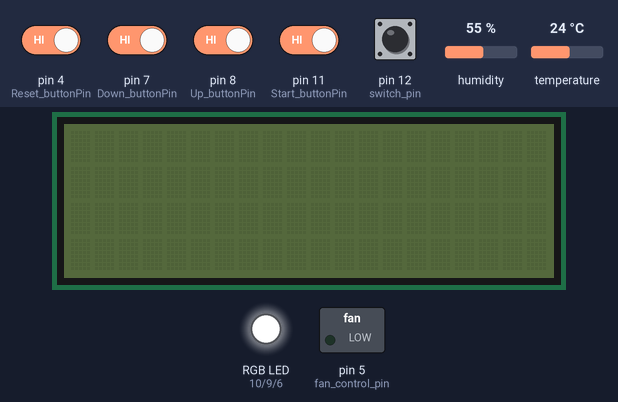
The sketch below on a simulated Arduino Uno, built with avr-gcc and run on an emulated ATmega328P. On the bench: 20×4 character LCD, switched loads named in the sketch (green lamp = pin HIGH), an RGB LED mixed from three pins (HIGH = lit). Inputs (shaded band) come from the test bench; at power-on: pin 4 (Reset_buttonPin), pin 7 (Down_buttonPin), pin 8 (Up_buttonPin), pin 11 (Start_buttonPin) HIGH, pin 12 (switch_pin) LOW, temperature 24 °C, humidity 55 %. What the sketch prints to the serial monitor is not drawn.

Above: at 1.2 s.
1.3 s: pin 12 (switch_pin) pulled HIGH for 0.15 s
At 1.43 s:
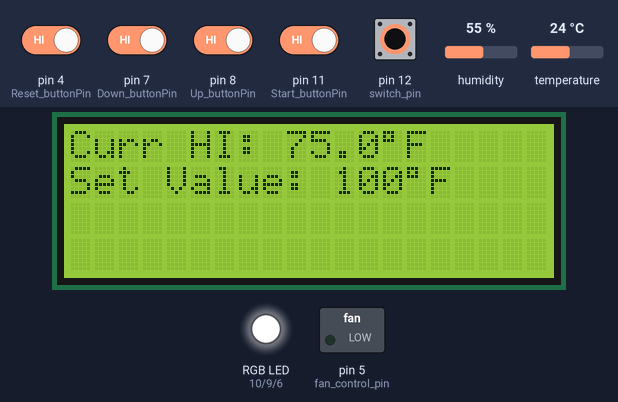
3.1 s: pin 4 (Reset_buttonPin) driven LOW and pin 7 (Down_buttonPin) driven LOW and pin 8 (Up_buttonPin) driven LOW and pin 11 (Start_buttonPin) driven LOW and pin 12 (switch_pin) driven HIGH
At 3.31 s:
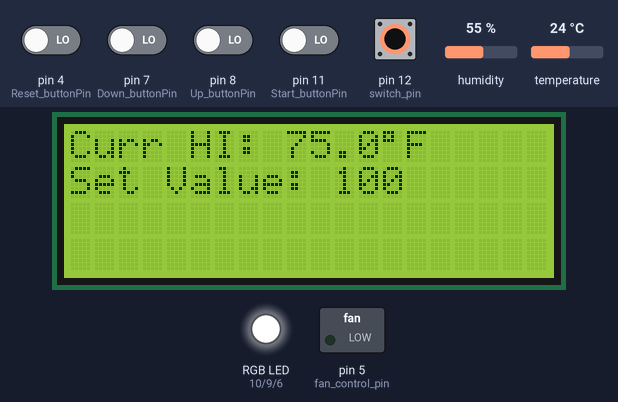
4.8 s: temperature set to 28 °C
At 5.8 s:
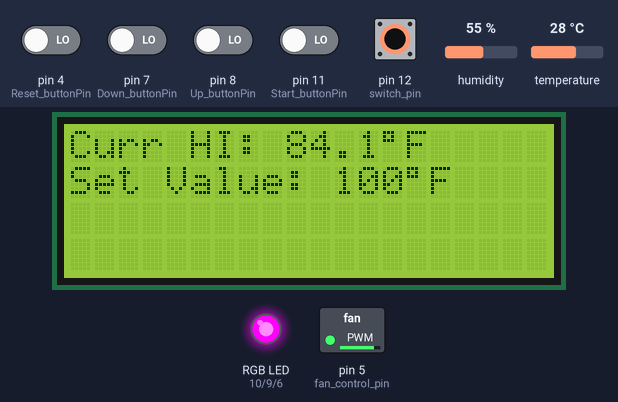
6.8 s: humidity set to 79 %
At 8.2 s:
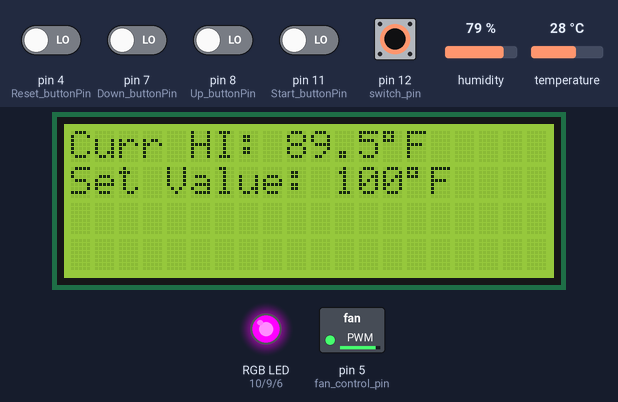
8.9 s: humidity set to 82 %
At 10.5 s:
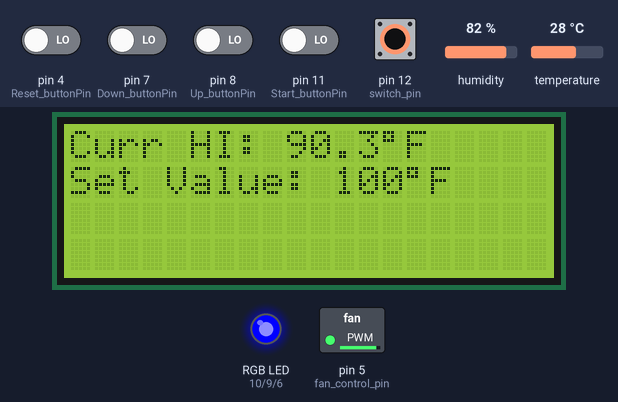
10.9 s: temperature set to 12 °C
At 12.8 s:
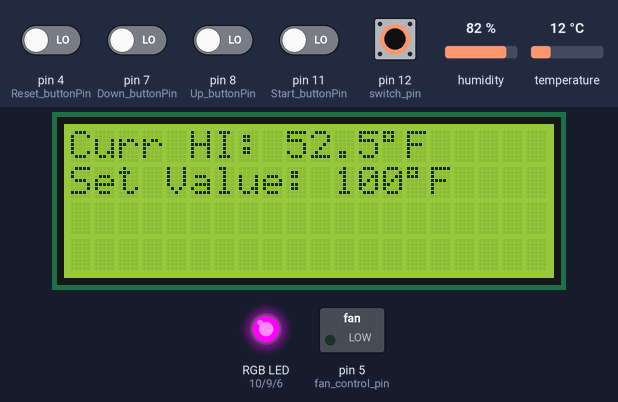
Timing chart, 0 to 13.9 s (numbered marks = the images above; inputs shaded):
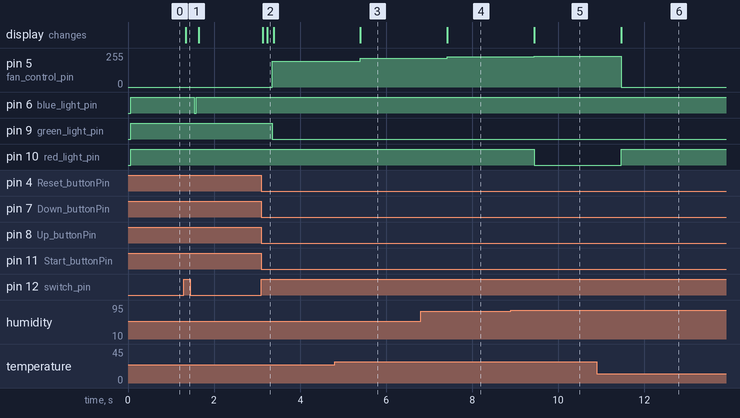

The sketch:

heat_index_controls_fan_speed.ino
```cpp
// DHT22 Temperature & Humidity Sensor Library
// Website: https://www.arduino.cc/reference/en/libraries/dht-sensor-library/
#include <DHT.h>
#include <Wire.h>

// LCD Display Screen (16x2) 12C Library
// Website: https://www.arduino.cc/reference/en/libraries/liquidcrystal-i2c/
#include <LiquidCrystal_I2C.h>

// Constant values (won't change)
#define DHTPIN 2     // Sensor Pin
#define DHTTYPE DHT22   // Define which sensor we are using (DHT 22)
DHT dht(DHTPIN, DHTTYPE);   // Initialize DHT sensor for Arduino

// Define which sensor we are using (DHT 22)
LiquidCrystal_I2C lcd(0x27,20,4);

// Pins for the RGB LED
#define red_light_pin 10
#define green_light_pin 9
#define blue_light_pin 6

// Pin for the switch
#define switch_pin 12

// Pin for the fan
const int fan_control_pin = 5;

// Pins for pushbuttons
const int  Up_buttonPin = 8;
const int  Down_buttonPin = 7;
const int  Reset_buttonPin = 4;
const int  Start_buttonPin = 11;

// Variables (will change)
int switchStat = 0;   // the switch state

float hum;  // Stores humidity value
float temp; // Stores temperature value as Celsius
float fah;  // Stores temperature value as Fahrenheit
float hif;  // Compute heat index in Fahrenheit (the default)

int hiMax;    // The maximum HI for the fan
int hiMin;    // The minimum HI for the fan
int fanSpeed; // Current fan speed

int buttonPushCounter = 100;   // Counter for the number of button presses

// Count buttons
int up_buttonState = 0;           // Current state of the Up button
int up_lastButtonState = 0;       // Previous state of the Up button
int down_buttonState = 0;         // Current state of the Down button
int down_lastButtonState = 0;     // Previous state of the Down button
bool countPress = false;          // Set Count function haven't been pressed yet

int reset_buttonState = 0;         // Current state of the Reset button
int reset_lastButtonState = 0;     // Previous state of the Reset button
bool resetPress = false;           // Set Reset function haven't been pressed yet

int start_buttonState = 0;         // Current state of the Start button
int start_lastButtonState = 0;     // Previous state of the Start button
bool startPress = false;           // Set Start function haven't been pressed yet

bool blinking = false;             // Set Blinking function haven't been called yet


void setup(){
  Serial.begin(9600);

  // sensor begin
  dht.begin();
  // initialize the lcd
  lcd.init();

  // declare push buttons as input
  pinMode(Up_buttonPin , INPUT_PULLUP);
  pinMode(Down_buttonPin , INPUT_PULLUP);
  pinMode(Reset_buttonPin , INPUT_PULLUP);
  pinMode(Start_buttonPin , INPUT_PULLUP);

  // declare the LED as output
  pinMode(red_light_pin, OUTPUT);
  pinMode(green_light_pin, OUTPUT);
  pinMode(blue_light_pin, OUTPUT);
  // turn off the LED
  digitalWrite(red_light_pin, HIGH);
  digitalWrite(green_light_pin, HIGH);
  digitalWrite(blue_light_pin, HIGH);

  // declare the toggle switch as input
  pinMode(switch_pin, INPUT);

  // declare the fan as output
  pinMode(fan_control_pin, OUTPUT);
  // turn off the fan
  digitalWrite(fan_control_pin, LOW);
}

void loop(){
    // read switch's state
    switchStat = digitalRead(switch_pin);

    //the switch turns on
    if (switchStat == HIGH){
      // Turn on the display:
      lcd.display();
      lcd.backlight();
      // Print current Heat Index to the LCD
      showCurrentHI();
      // Print the default input value to the LCD
      lcd.setCursor(0,1);
      lcd.print("Set Value: ");
      lcd.print(buttonPushCounter);
      lcd.print((char)223);
      lcd.print("F");

      // check if the Up and Down button are pressed
      checkUp();
      checkDown();
      if(countPress){
         countPress = false;
         // Print user input value to the LCD
         lcd.setCursor(11,1);
         lcd.print("     ");
         lcd.setCursor(11,1);
         lcd.print(buttonPushCounter);
      }

      // check if the Reset button are pressed
      checkReset();
      if(resetPress){
         resetPress = false;
         // Print the default input value to the LCD
         lcd.setCursor(11,1);
         lcd.print("     ");
         lcd.setCursor(11,1);
         lcd.print(buttonPushCounter);
      }

      // check if the Start button are pressed
      checkStart();
      if (startPress) {
        // turn on the fan
        turnOnFan();

        // LED stops blinking
        blinking = false;

        // LED stays on
        // Green Light
        if(hif < 90.0){
          digitalWrite(red_light_pin, HIGH);
          digitalWrite(green_light_pin, LOW);
          digitalWrite(blue_light_pin, HIGH);
         }
         // Yellow Light
         else if(hif < 103.0){
          digitalWrite(red_light_pin, LOW);
          digitalWrite(green_light_pin, LOW);
          digitalWrite(blue_light_pin, HIGH);
         }
         // Orange Light
         else if(hif < 125.0){
          digitalWrite(red_light_pin, 5);
          digitalWrite(green_light_pin, 215);
          digitalWrite(blue_light_pin, HIGH);
         }
         // Red Light
         else{
          digitalWrite(red_light_pin, LOW);
          digitalWrite(green_light_pin, HIGH);
          digitalWrite(blue_light_pin, HIGH);
         }
      } else {
        // LED is blinking
        blinking = true;
      }

      // LED blinking function
      if (blinking){
        // Blue light
        digitalWrite(red_light_pin, HIGH);
        digitalWrite(green_light_pin, HIGH);
        digitalWrite(blue_light_pin, LOW);
        delay(50);
        digitalWrite(red_light_pin, HIGH);
        digitalWrite(green_light_pin, HIGH);
        digitalWrite(blue_light_pin, HIGH);
        delay(50);
      }
   }
   else{
    // turn off the LED
    digitalWrite(red_light_pin, HIGH);
    digitalWrite(green_light_pin, HIGH);
    digitalWrite(blue_light_pin, HIGH);

    // Turn off the display
    lcd.noDisplay();
    // Turn off the screen's back light
    lcd.noBacklight();

    // re-state the Start button
    startPress = false;

    // Turn off the fan
    digitalWrite(fan_control_pin, LOW);
  }
}

void showCurrentHI(){
  // Read data and store it to variables
  hum = dht.readHumidity(); // Get humidity value
  temp = dht.readTemperature(); // Get temperature value in Celsius
  fah = dht.readTemperature(true); // Get temperature value in Fahrenheit
  hif = dht.computeHeatIndex(fah, hum); // Get heat index in Fahrenheit

  // Print current Heat Index to the LCD
  lcd.setCursor(0,0);
  lcd.print("Curr HI: ");
  lcd.print(hif, 1);
  lcd.print((char)223);
  lcd.print("F");
}

void turnOnFan(){
  // The maximum HI for the fan
  hiMax = buttonPushCounter;
  // The minimum HI for the fan, which is 40 interval with the maximum HI
  hiMin = hiMax - 40;

  // Make fan move in certain conditions
  if (hif > hiMax){
    // turn on the fan with the maximum fan speed
    digitalWrite(fan_control_pin, HIGH);
  }
  else if (hif >= hiMin){
    // fan speed based on current HI
    fanSpeed = map(hif, hiMin, hiMax, 155, 255);
    Serial.println("Current Fan Speed: ");
    Serial.println(fanSpeed);
    analogWrite(fan_control_pin, fanSpeed);
  }
  else{
    // turn off the fan
    digitalWrite(fan_control_pin, LOW);
  }
}

void checkUp(){
  // check button state
  up_buttonState = digitalRead(Up_buttonPin);

  // compare the buttonState to its previous state
  if (up_buttonState != up_lastButtonState) {
    // if the state has changed, increment the counter
    if (up_buttonState == LOW) {
      countPress = true;
      // if the current state is LOW then the button went from off to on:

      // increase the input value
      buttonPushCounter++;

      Serial.println("on");
      Serial.print("number of button pushes: ");
      Serial.println(buttonPushCounter);
    } else {
      // if the current state is HIGH then the button went from on to off:
      Serial.println("off");
    }
    // Delay a little bit to avoid bouncing
    delay(50);
  }

  // save the current state as the last state, for next time through the loop
  up_lastButtonState = up_buttonState;
}

void checkDown(){
  // check button state
  down_buttonState = digitalRead(Down_buttonPin);

  // compare the buttonState to its previous state
  if (down_buttonState != down_lastButtonState) {
    // if the state has changed, decrement the counter
    if (down_buttonState == LOW) {
      countPress = true;
      // if the current state is LOW then the button went from off to on:

      // decrease the input value
      buttonPushCounter--;

      Serial.println("on");
      Serial.print("number of button pushes: ");
      Serial.println(buttonPushCounter);
    } else {
      // if the current state is HIGH then the button went from on to off:
      Serial.println("off");
    }
    // Delay a little bit to avoid bouncing
    delay(50);
  }
  // save the current state as the last state, for next time through the loop
  down_lastButtonState = down_buttonState;
}

void checkReset(){
  // check button state
  reset_buttonState = digitalRead(Reset_buttonPin);

  // compare the buttonState to its previous state
  if (reset_buttonState != reset_lastButtonState) {
    // if the state has changed, reset user input value
    if (reset_buttonState == LOW) {
      resetPress = true;
      // if the current state is LOW then the button went from off to on:

      // reset the input value to be default
      buttonPushCounter = 100;

      Serial.println("on");
      Serial.print("reset user input value: ");
      Serial.println(buttonPushCounter);
    } else {
      // if the current state is HIGH then the button went from on to off:
      Serial.println("off");
    }
    // Delay a little bit to avoid bouncing
    delay(50);
  }
  // save the current state as the last state, for next time through the loop
  reset_lastButtonState = reset_buttonState;
}

void checkStart(){
  // check button state
  start_buttonState = digitalRead(Start_buttonPin);

  // compare the buttonState to its previous state
  if (start_buttonState != start_lastButtonState) {
    // if the state has changed, start the fan
    if (start_buttonState == LOW) {
      startPress = true;
      // if the current state is LOW then the button went from off to on:
      Serial.println("on");
      Serial.print("start the fan ");
    } else {
      // if the current state is HIGH then the button went from on to off:
      Serial.println("off");
    }
    // Delay a little bit to avoid bouncing
    delay(50);
  }
  // save the current state as the last state, for next time through the loop
  start_lastButtonState = start_buttonState;
}
```

Measured:
- the behaviour switches between 80 and 81 % on humidity (found by bisection; images 4 and 5)
- after the input at 1.3 s, pin 6 (blue_light_pin): HIGH → LOW after 0.24 s, → HIGH 0.05 s later; the display: changes at once (image 1)
- after the input at 3.1 s, pin 5 (fan_control_pin): 0/255 → 192/255 after 0.25 s; pin 9 (green_light_pin): HIGH → LOW after 0.25 s; the display: first changes at once (image 2 shows a later state)
- after the input at 4.8 s, pin 5 (fan_control_pin): 192/255 → 215/255 after 0.60 s; the display: changes after 0.60 s (image 3)
- after the input at 6.8 s, pin 5 (fan_control_pin): 215/255 → 227/255 after 0.62 s; the display: changes after 0.62 s (image 4)
- after the input at 8.9 s, pin 5 (fan_control_pin): 227/255 → 230/255 after 0.54 s; pin 10 (red_light_pin): HIGH → LOW after 0.54 s; the display: changes after 0.54 s (image 5)
- after the input at 10.9 s, pin 5 (fan_control_pin): 230/255 → 0/255 after 0.56 s; pin 10 (red_light_pin): LOW → HIGH after 0.56 s; the display: changes after 0.56 s (image 6)
